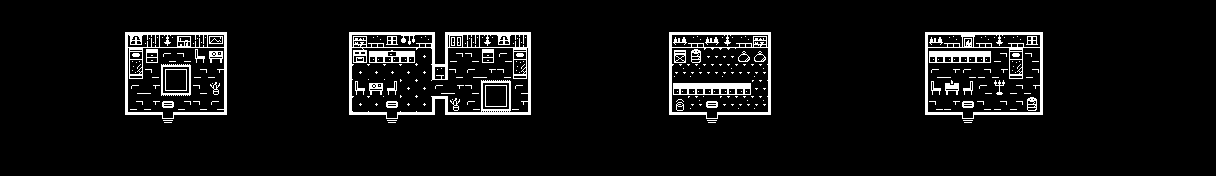

The image is a tile-based game level rendered from a .tmx file. Its description and complete source (layers, tilesets, objects, tile grids) follow:
An orthogonal 76x11 tile map with 16x16 px tiles, 1 tile layer (Ground) and 12 objects (AldenExit, ElizaExit, ShopExit, InnExit, AldenRooms, ...).

<map version="1.10" tiledversion="1.11.2" orientation="orthogonal" renderorder="right-down" width="76" height="11" tilewidth="16" tileheight="16" infinite="0" nextlayerid="3" nextobjectid="13">
  <properties>
    <property name="area_id" type="int" value="2" />
    <property name="symbol" type="string" value="INTERIORS" />
    <property name="spawn" type="string" value="InteriorsSpawn" />
  </properties>
  <tileset firstgid="1" source="../tilesets/house.tsx" />
  <layer id="1" name="Ground" width="76" height="11">
    <data encoding="csv">
1,1,1,1,1,1,1,1,1,1,1,1,1,1,1,1,1,1,1,1,1,1,1,1,1,1,1,1,1,1,1,1,1,1,1,1,1,1,1,1,1,1,1,1,1,1,1,1,1,1,1,1,1,1,1,1,1,1,1,1,1,1,1,1,1,1,1,1,1,1,1,1,1,1,1,1,
1,1,1,1,1,1,1,1,1,1,1,1,1,1,1,1,1,1,1,1,1,1,1,1,1,1,1,1,1,1,1,1,1,1,1,1,1,1,1,1,1,1,1,1,1,1,1,1,1,1,1,1,1,1,1,1,1,1,1,1,1,1,1,1,1,1,1,1,1,1,1,1,1,1,1,1,
1,1,1,1,1,1,1,4,34,21,37,57,21,35,3,1,1,1,1,1,1,4,58,17,33,44,17,7,59,21,37,34,21,3,1,1,1,1,1,1,1,4,41,17,41,37,17,58,3,1,1,1,1,1,1,1,1,4,41,17,55,17,37,17,33,3,1,1,1,1,1,1,1,1,1,1,
1,1,1,1,1,1,1,4,101,102,67,65,94,89,3,1,1,1,1,1,1,4,105,106,109,108,68,7,66,65,102,67,101,3,1,1,1,1,1,1,1,4,111,110,71,71,112,112,3,1,1,1,1,1,1,1,1,4,106,107,107,108,66,101,65,3,1,1,1,1,1,1,1,1,1,1,
1,1,1,1,1,1,1,4,117,65,81,83,66,79,3,1,1,1,1,1,1,4,68,68,68,68,68,20,65,67,79,65,117,3,1,1,1,1,1,1,1,4,72,72,71,72,71,72,3,1,1,1,1,1,1,1,1,4,67,79,67,66,79,117,66,3,1,1,1,1,1,1,1,1,1,1,
1,1,1,1,1,1,1,4,67,79,113,115,65,118,3,1,1,1,1,1,1,4,94,89,93,68,68,67,79,65,81,83,67,3,1,1,1,1,1,1,1,4,106,107,107,107,108,71,3,1,1,1,1,1,1,1,1,4,94,90,93,67,120,66,79,3,1,1,1,1,1,1,1,1,1,1,
1,1,1,1,1,1,1,4,66,79,77,66,65,67,3,1,1,1,1,1,1,4,68,68,77,68,68,8,118,67,113,115,79,3,1,1,1,1,1,1,1,4,125,72,77,71,72,72,3,1,1,1,1,1,1,1,1,4,65,79,77,65,66,66,110,3,1,1,1,1,1,1,1,1,1,1,
1,1,1,1,1,1,1,10,2,2,14,2,2,2,9,1,1,1,1,1,1,10,2,2,14,2,2,11,2,2,2,2,2,9,1,1,1,1,1,1,1,10,2,2,14,2,2,2,9,1,1,1,1,1,1,1,1,10,2,2,14,2,2,2,2,9,1,1,1,1,1,1,1,1,1,1,
1,1,1,1,1,1,1,1,1,1,1,1,1,1,1,1,1,1,1,1,1,1,1,1,1,1,1,1,1,1,1,1,1,1,1,1,1,1,1,1,1,1,1,1,1,1,1,1,1,1,1,1,1,1,1,1,1,1,1,1,1,1,1,1,1,1,1,1,1,1,1,1,1,1,1,1,
1,1,1,1,1,1,1,1,1,1,1,1,1,1,1,1,1,1,1,1,1,1,1,1,1,1,1,1,1,1,1,1,1,1,1,1,1,1,1,1,1,1,1,1,1,1,1,1,1,1,1,1,1,1,1,1,1,1,1,1,1,1,1,1,1,1,1,1,1,1,1,1,1,1,1,1,
1,1,1,1,1,1,1,1,1,1,1,1,1,1,1,1,1,1,1,1,1,1,1,1,1,1,1,1,1,1,1,1,1,1,1,1,1,1,1,1,1,1,1,1,1,1,1,1,1,1,1,1,1,1,1,1,1,1,1,1,1,1,1,1,1,1,1,1,1,1,1,1,1,1,1,1
</data>
  </layer>
  <objectgroup id="2" name="Logic">
    <object id="1" name="AldenExit" x="168" y="120">
      <properties>
        <property name="handler" value="leave_house" />
      </properties>
      <point />
    </object>
    <object id="2" name="ElizaExit" x="392" y="120">
      <properties>
        <property name="handler" value="leave_house" />
      </properties>
      <point />
    </object>
    <object id="3" name="ShopExit" x="712" y="120">
      <properties>
        <property name="handler" value="leave_house" />
      </properties>
      <point />
    </object>
    <object id="4" name="InnExit" x="968" y="120">
      <properties>
        <property name="handler" value="leave_house" />
      </properties>
      <point />
    </object>
    <object id="5" name="AldenRooms" x="128" y="48" width="96" height="64">
    </object>
    <object id="6" name="ElizaRooms" x="352" y="48" width="176" height="64">
    </object>
    <object id="7" name="ElizaBedroom" x="448" y="48" width="80" height="64">
    </object>
    <object id="8" name="ShopRooms" x="672" y="48" width="96" height="64">
    </object>
    <object id="9" name="InnRooms" x="928" y="48" width="112" height="64">
    </object>
    <object id="10" name="InteriorsSpawn" x="200" y="104">
      <point />
    </object>
    <object id="11" name="ElizaAtAlden" x="200" y="88">
      <point />
    </object>
    <object id="12" name="RatNest" x="504" y="88">
      <point />
    </object>
  </objectgroup>
</map>
